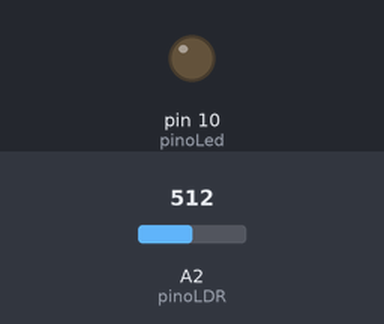
The sketch below on a simulated Arduino Uno, built with avr-gcc and run on an emulated ATmega328P. Parts: output pins drawn as LEDs (lit = HIGH). The inputs (shaded band) are chosen by the test bench; at power-on: A2 (pinoLDR) = 512.

Above: at 1.2 s.
1.3 s: A2 (pinoLDR) set to 590
2.8 s: A2 (pinoLDR) set to 618
At 3.1 s:
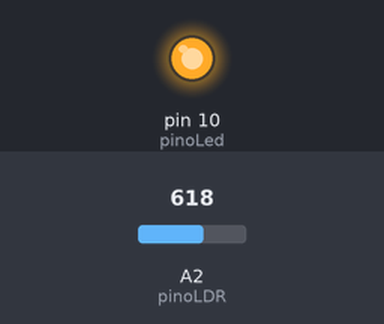
4.3 s: A2 (pinoLDR) set to 511
At 5.4 s:
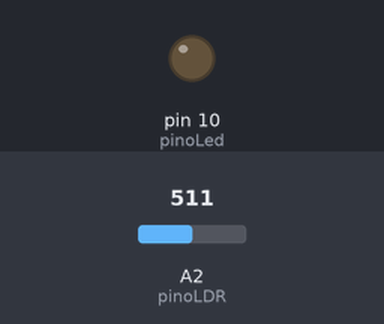
5.8 s: A2 (pinoLDR) set to 610
At 6.6 s:
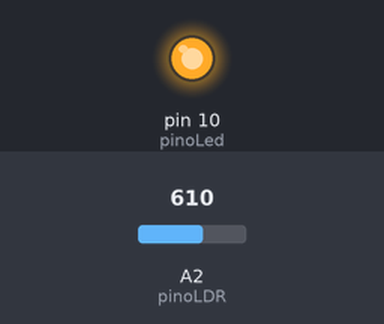
Timing chart, 0 to 8.3 s (numbered marks = the images above; inputs shaded):
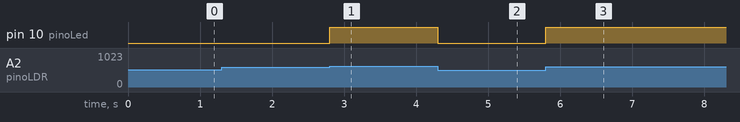

Measured:
- the behaviour switches between 600 and 601 on A2 (pinoLDR) (found by bisection; images 0 and 1)
- after the input at 1.3 s, every drawn part: stays the same
- after the input at 2.8 s, pin 10 (pinoLed): LOW → HIGH at once
- after the input at 4.3 s, pin 10 (pinoLed): HIGH → LOW at once
- after the input at 5.8 s, pin 10 (pinoLed): LOW → HIGH at once

The sketch:

exemplo_ldr_led.ino
```cpp
int pinoLed = 10; //PINO DIGITAL UTILIZADO PELO LED
int pinoLDR = A2; //PINO ANALÓGICO UTILIZADO PELO LDR
int leituraA2; //VARIÁVEL QUE ARMAZENA O VALOR LIDO NA PORTA ANALÓGICA

void setup(){
  pinMode(pinoLed, OUTPUT); //DEFINE A PORTA COMO SAÍDA
  pinMode(pinoLDR, INPUT); //DEFINE A PORTA COMO ENTRADA
}
void loop(){
  leituraA2 = analogRead(pinoLDR); //LÊ O VALOR NA PORTA ANALÓGICA (VALOR LIDO EM BITS QUE VAI DE 0 A 1023 BITS)

  //O VALOR 600 PODE SER AJUSTADO
  if(leituraA2 > 600){ //SE O VALOR LIDO FOR MAIOR QUE 600, FAZ
    digitalWrite(pinoLed, HIGH); //ACENDE O LED
  }
  else{ //SENÃO, FAZ
    digitalWrite(pinoLed, LOW); //APAGA O LED
  }
}
```
